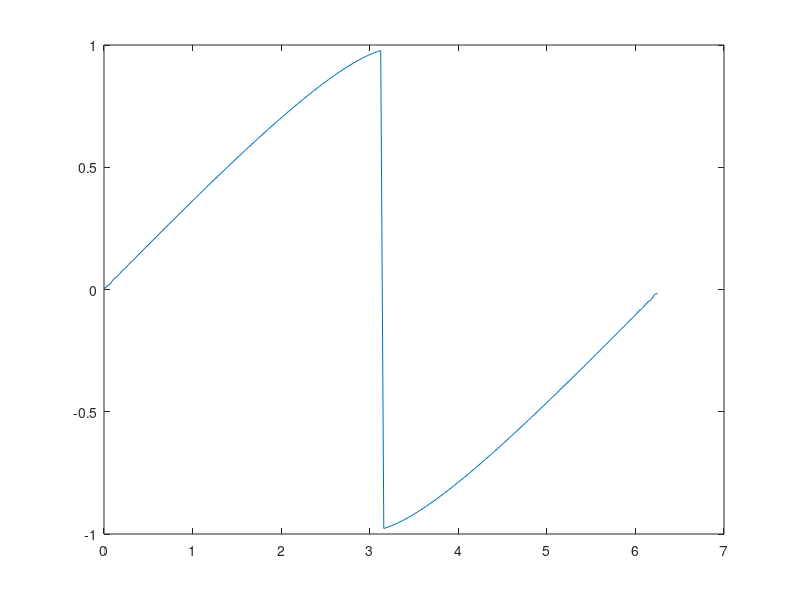

The MATLAB source for this figure:
% Broyden's Method for solving Backward Euler

clear all
close all
options = optimset('Display','off');
% discretize grid in space
Nx=181; %need odd number of points
x=linspace(0,2*pi,Nx+1)';
dx=x(2)-x(1);
x(Nx+1)=[];
%define Fourier matrices
Iden=eye(Nx);
K=diag(-(Nx-1)/2:(Nx-1)/2);
Dx=ifft(ifftshift(1i*K*fftshift(fft(Iden))));  % Differentiation Matrix using fourier transforms

% Define conditions for Euler's Method
uinit = sin(x);
Tfinal = 1.75;
Nt=100;
dt = Tfinal/Nt;
un = uinit;

% Residual Tolerance for Broyden's Method to break
 ResTol = 1e-14;
 tic
 for i = 1:Nt
     fun = @(y) (y - un + dt*Dx*(0.5*y.^2)); % Backward Euler's Equation
     u = un;
     J = Iden + dt * Dx * diag(u);
     Bi= inv(J);
     for ia = 1:50  % Broyden's loop
         fun_old = fun(u);
         s = -Bi* fun_old;
         u = u + s;
         if(norm(fun(u),inf)<ResTol)
            break;
         end
         y = fun(u) - fun_old;     
         % Bi= Bi+ ((s - Bi*y)*y')/(norm(y)^2); %update the inverse, Bad Broyden's Method
         bool = true;
         Bi= Bi+ ((s - Bi*y)* s'*Bi)/(s'*Bi*y); % Good Broyden's Method
     end

     unp1=u;
     un = unp1;
     tElapsed = toc;
     plot(x,un)
     pause(0.01)
     tic;
 end
 tElapsed = toc

 uStar = u
 final = fun(uStar)